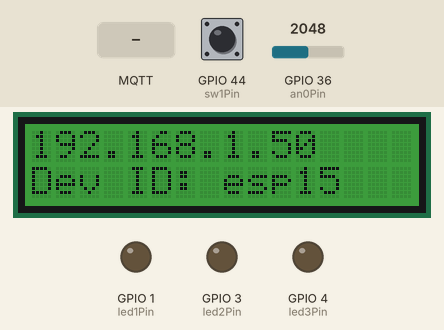
A sketch run on a simulated ESP32. Shown: 16×2 character LCD, output pins drawn as LEDs (lit = HIGH). Inputs (shaded band) come from the test bench; at power-on: GPIO 36 (an0Pin) = 2048, GPIO 44 (sw1Pin) LOW. WiFi joins after 1.5 s; servers stay silent unless stated; no MQTT or app messages arrive unless stated; what the sketch prints to the serial monitor is not drawn.

Above: at 2.7 s.
2.8 s: MQTT message "on" arrives on the first subscribed topic
At 4.2 s:
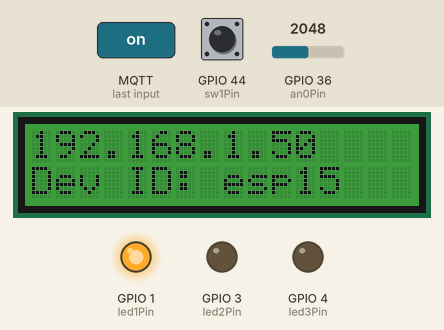
5.1 s: MQTT message "on" arrives on the second subscribed topic
At 6.8 s:
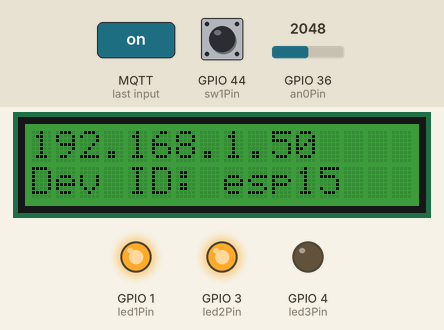
7.1 s: MQTT message "off" arrives on the first subscribed topic
At 8.6 s:
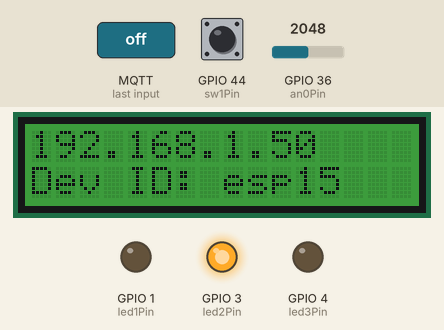
9.1 s: MQTT message "on" arrives on the third subscribed topic
At 10.3 s:
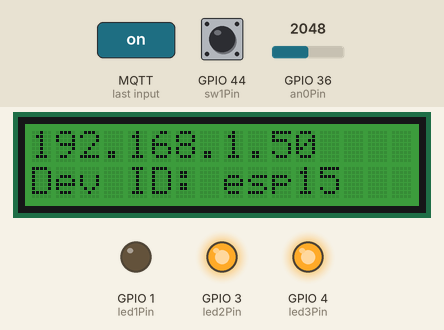
11.1 s: MQTT message "off" arrives on the second subscribed topic
At 13.1 s:
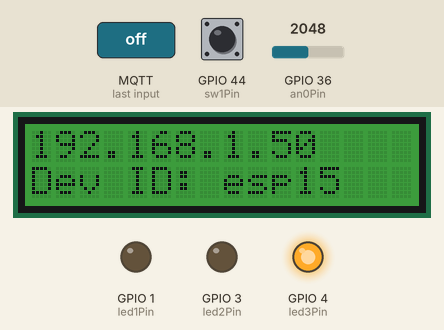
Timing chart, 0 to 14.6 s (numbered marks = the images above; inputs shaded):
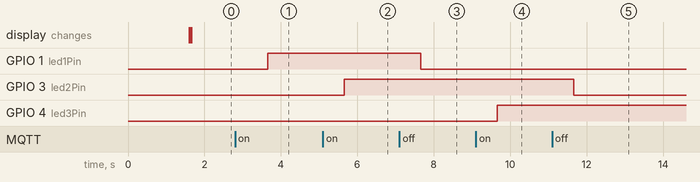

The sketch:

STEM_IoT.ino
```cpp
/*
 *  Simple example of end device to MQTT (using FireBeetle)
 *  Subscribing to Led1, Led2 and Led3 channel
 *  Publiching on sw1 and an0
 *  Device ID is shown in I2C display
 *  UCN/IT-Techonlogy/Ib Helmer Nielsen/2021
 */
#include <WiFi.h>
#include <PubSubClient.h>
#include <Wire.h>
#include "DFRobot_RGBLCD1602.h"

#define  MAX_RANG      (520)
#define  ADC_SOLUTION  (4095.0)

// Constants
// IoT Device
// Subscription and publish channel
#define      DEVID     "esp15"
#define      DEVCLIENT "esp15Client"
#define      LED1SUB   "esp15/Led1"
#define      LED2SUB   "esp15/Led2"
#define      LED3SUB   "esp15/Led3"
#define      SW1PUB    "esp15/sw1"
#define      AN0PUB    "esp15/an0"
// WiFi Setup
const char * ssid = "ITLab";
const char * passwd = "MaaGodt*7913";
// MQTT Broker address and port
const char * mqtt_server = "192.168.1.45";    // Ip adress of MQTT broker
const uint16_t mqtt_port = 1883;              // TCP port used by the MQTT broker
// LCD back light color
const int colorFull = 255;
const int colorHalf = 128;
const int colorNo = 0;
// LED
int led1Pin = D0;
int led2Pin = D2;
int led3Pin = D3;
// Switch
int sw1Pin = D7;
int sw2Pin = D9;
int sw3Pin = D10;
// Analog
int an0Pin = A0;

// Objects
WiFiClient esp32;                                     // WiFi
PubSubClient client(esp32);                           // MQTT client object
DFRobot_RGBLCD1602 lcd(/*lcdCols*/16,/*lcdRows*/2);   //16 characters and 2 lines of show

// Variables
long lastMsg = 0;
char msg[5];
int value = 0;

void setup()
{
    Serial.begin(115200);
    lcd.init();
    setup_wifi();
    pinMode(led1Pin, OUTPUT); digitalWrite(led1Pin, LOW);
    pinMode(led2Pin, OUTPUT); digitalWrite(led2Pin, LOW);
    pinMode(led3Pin, OUTPUT); digitalWrite(led3Pin, LOW);
    pinMode(sw1Pin,INPUT);
    pinMode(sw2Pin,INPUT);
    pinMode(sw3Pin,INPUT);
    lcd.setRGB(colorNo, colorHalf, colorNo);
    lcd.print(WiFi.localIP());
    lcd.setCursor(0,2);
    lcd.print("Dev ID: ");
    lcd.print(DEVID);
    client.setServer(mqtt_server, mqtt_port);
    client.setCallback(callback);
}

void setup_wifi()
{
  delay(10);
  // Connecting to a WiFi network
  Serial.print("Connecting to ");
  Serial.println(ssid);
  WiFi.begin(ssid, passwd);

  while (WiFi.status() != WL_CONNECTED) {
    delay(500);
    Serial.print(".");
  }
  Serial.println("");
  Serial.println("WiFi connected");
  Serial.println("IP address: ");
  Serial.println(WiFi.localIP());
}

void callback(char* topic, byte* message, unsigned int length) {
  Serial.print("Message arrived on topic: ");
  Serial.print(topic);
  Serial.print(". Message: ");
  String messageTemp;

  for (int i = 0; i < length; i++) {
    Serial.print((char)message[i]);
    messageTemp += (char)message[i];
  }
  Serial.println();


  if (String(topic) == String(LED1SUB)) {
    Serial.print("Led1 changing output to ");
    if(messageTemp == "on"){
      Serial.println("on");
      digitalWrite(led1Pin, HIGH);
    }
    else if(messageTemp == "off"){
      Serial.println("off");
      digitalWrite(led1Pin, LOW);
    }
  }
  if (String(topic) == String(LED2SUB)) {
    Serial.print("Led2 changing output to ");
    if(messageTemp == "on"){
      Serial.println("on");
      digitalWrite(led2Pin, HIGH);
    }
    else if(messageTemp == "off"){
      Serial.println("off");
      digitalWrite(led2Pin, LOW);
    }
  }
  if (String(topic) == String(LED3SUB)) {
    Serial.print("Led3 changing output to ");
    if(messageTemp == "on"){
      Serial.println("on");
      digitalWrite(led3Pin, HIGH);
    }
    else if(messageTemp == "off"){
      Serial.println("off");
      digitalWrite(led3Pin, LOW);
    }
  }
}

void reconnect() {
  // Loop until reconnected
  while (!client.connected()) {
    lcd.setRGB(colorHalf, colorNo, colorNo); // Display red if not connected to broker
    Serial.print("Attempting MQTT connection...");
    // Attempt to connect
    if (client.connect(DEVCLIENT)) {
      Serial.println("connected");
      // Subscribe to channel
      client.subscribe(LED1SUB);
      client.subscribe(LED2SUB);
      client.subscribe(LED3SUB);
    } else {
      Serial.print("failed, rc=");
      Serial.print(client.state());
      Serial.println(" try again in 5 seconds");
      // Wait 5 seconds before retrying
      delay(5000);
    }
  }
  lcd.setRGB(colorNo, colorHalf, colorNo); // Display geeen if connected to broker
}

float dist_t, sensity_t;
int sw1State = 0;
int lastSw1State = 0;
String an0txt;
char dist[10];

void loop()
{
  if (!client.connected()) {
    reconnect();
  }
  client.loop();
  delay(1000);
  int val = digitalRead(sw1Pin);
  if (val==HIGH) {
    Serial.print("*");
    client.publish(SW1PUB,"on");
  }
  long now = millis();
  if (now - lastMsg > 1000) {
    lastMsg = now;
    sensity_t = analogRead(an0Pin);
    dist_t = sensity_t * 3.55 * MAX_RANG  / ADC_SOLUTION;//
    Serial.println(dist_t,0);
    an0txt = String(dist_t);
    an0txt.toCharArray(dist,an0txt.length()+1);
    client.publish(AN0PUB,dist);
    sw1State = digitalRead(sw1Pin);
    if (sw1State != lastSw1State)
    {
       if (sw1State==HIGH)
       {
         client.publish(SW1PUB,"on");
       } else {
         client.publish(SW1PUB,"off");
       }
       lastSw1State = sw1State;
    }
  }
}
```

Measured:
- after the input at 2.8 s, GPIO 1 (led1Pin): LOW → HIGH after 0.85 s
- after the input at 5.1 s, GPIO 3 (led2Pin): LOW → HIGH after 0.56 s
- after the input at 7.1 s, GPIO 1 (led1Pin): HIGH → LOW after 0.56 s
- after the input at 9.1 s, GPIO 4 (led3Pin): LOW → HIGH after 0.56 s
- after the input at 11.1 s, GPIO 3 (led2Pin): HIGH → LOW after 0.57 s
